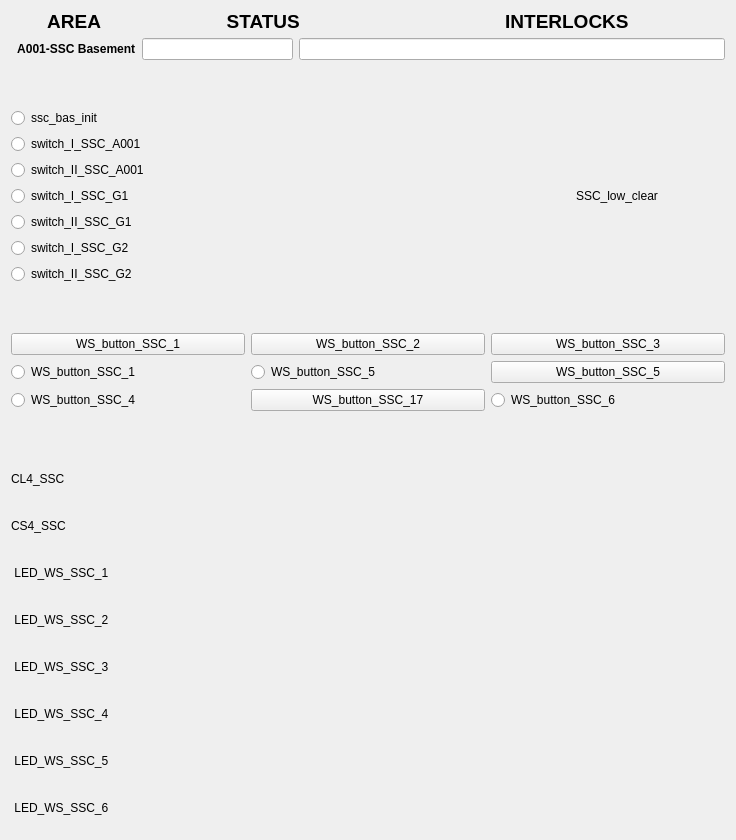
<?xml version="1.0" encoding="UTF-8"?>
<ui version="4.0">
 <class>Form</class>
 <widget class="QWidget" name="Form">
  <property name="geometry">
   <rect>
    <x>0</x>
    <y>0</y>
    <width>736</width>
    <height>840</height>
   </rect>
  </property>
  <property name="windowTitle">
   <string>Form</string>
  </property>
  <layout class="QVBoxLayout" name="verticalLayout_3">
   <item>
    <layout class="QVBoxLayout" name="verticalLayout">
     <item>
      <widget class="QLabel" name="label_4">
       <property name="maximumSize">
        <size>
         <width>16777215</width>
         <height>21</height>
        </size>
       </property>
       <property name="font">
        <font>
         <pointsize>14</pointsize>
         <weight>75</weight>
         <bold>true</bold>
        </font>
       </property>
       <property name="text">
        <string>       AREA                        STATUS                                       INTERLOCKS </string>
       </property>
      </widget>
     </item>
     <item>
      <layout class="QFormLayout" name="formLayout_2">
       <property name="fieldGrowthPolicy">
        <enum>QFormLayout::AllNonFixedFieldsGrow</enum>
       </property>
       <item row="0" column="0">
        <widget class="QLabel" name="label">
         <property name="font">
          <font>
           <weight>75</weight>
           <bold>true</bold>
          </font>
         </property>
         <property name="text">
          <string>  A001-SSC Basement</string>
         </property>
        </widget>
       </item>
       <item row="0" column="1">
        <layout class="QHBoxLayout" name="horizontalLayout_3">
         <item>
          <widget class="QELineEdit" name="qelineedit_6">
           <property name="maximumSize">
            <size>
             <width>151</width>
             <height>16777215</height>
            </size>
           </property>
           <property name="alignment">
            <set>Qt::AlignCenter</set>
           </property>
           <property name="variable" stdset="0">
            <string>VCS:SSCL-CLR-STATS</string>
           </property>
          </widget>
         </item>
         <item>
          <widget class="QELineEdit" name="qelineedit_7">
           <property name="alignment">
            <set>Qt::AlignCenter</set>
           </property>
           <property name="variable" stdset="0">
            <string>VCS:SSCL-INTLCK-STATS</string>
           </property>
          </widget>
         </item>
        </layout>
       </item>
      </layout>
     </item>
    </layout>
   </item>
   <item>
    <spacer name="verticalSpacer_3">
     <property name="orientation">
      <enum>Qt::Vertical</enum>
     </property>
     <property name="sizeHint" stdset="0">
      <size>
       <width>20</width>
       <height>40</height>
      </size>
     </property>
    </spacer>
   </item>
   <item>
    <layout class="QHBoxLayout" name="horizontalLayout_9">
     <item>
      <layout class="QVBoxLayout" name="verticalLayout_2">
       <item>
        <widget class="QERadioButton" name="qeradiobutton_9">
         <property name="text">
          <string>ssc_bas_init</string>
         </property>
         <property name="autoExclusive">
          <bool>false</bool>
         </property>
         <property name="variable" stdset="0">
          <string>VCS:SSCL-INIT</string>
         </property>
         <property name="format" stdset="0">
          <enum>QERadioButton::LocalEnumeration</enum>
         </property>
         <property name="pressText">
          <string>0</string>
         </property>
         <property name="releaseText">
          <string>1</string>
         </property>
        </widget>
       </item>
       <item>
        <widget class="QERadioButton" name="qeradiobutton">
         <property name="text">
          <string>switch_I_SSC_A001</string>
         </property>
         <property name="autoExclusive">
          <bool>false</bool>
         </property>
         <property name="variable" stdset="0">
          <string>VCS:SW-I-SSC-A001</string>
         </property>
         <property name="format" stdset="0">
          <enum>QERadioButton::LocalEnumeration</enum>
         </property>
         <property name="pressText">
          <string>0</string>
         </property>
         <property name="releaseText">
          <string>1</string>
         </property>
        </widget>
       </item>
       <item>
        <widget class="QERadioButton" name="qeradiobutton_3">
         <property name="text">
          <string>switch_II_SSC_A001</string>
         </property>
         <property name="autoExclusive">
          <bool>false</bool>
         </property>
         <property name="variable" stdset="0">
          <string>VCS:SW-II-SSC-A001</string>
         </property>
         <property name="format" stdset="0">
          <enum>QERadioButton::Integer</enum>
         </property>
         <property name="pressText">
          <string>0</string>
         </property>
         <property name="releaseText">
          <string>1</string>
         </property>
        </widget>
       </item>
       <item>
        <widget class="QERadioButton" name="qeradiobutton_2">
         <property name="text">
          <string>switch_I_SSC_G1</string>
         </property>
         <property name="autoExclusive">
          <bool>false</bool>
         </property>
         <property name="variable" stdset="0">
          <string>VCS:SW-I-SSC-G1</string>
         </property>
         <property name="format" stdset="0">
          <enum>QERadioButton::Integer</enum>
         </property>
         <property name="pressText">
          <string>0</string>
         </property>
         <property name="releaseText">
          <string>1</string>
         </property>
        </widget>
       </item>
       <item>
        <widget class="QERadioButton" name="qeradiobutton_4">
         <property name="text">
          <string>switch_II_SSC_G1</string>
         </property>
         <property name="autoExclusive">
          <bool>false</bool>
         </property>
         <property name="variable" stdset="0">
          <string>VCS:SW-II-SSC-G1</string>
         </property>
         <property name="format" stdset="0">
          <enum>QERadioButton::Integer</enum>
         </property>
         <property name="pressText">
          <string>0</string>
         </property>
         <property name="releaseText">
          <string>1</string>
         </property>
        </widget>
       </item>
       <item>
        <widget class="QERadioButton" name="qeradiobutton_5">
         <property name="text">
          <string>switch_I_SSC_G2</string>
         </property>
         <property name="autoExclusive">
          <bool>false</bool>
         </property>
         <property name="variable" stdset="0">
          <string>VCS:SW-I-SSC-G2</string>
         </property>
         <property name="format" stdset="0">
          <enum>QERadioButton::Integer</enum>
         </property>
         <property name="pressText">
          <string>0</string>
         </property>
         <property name="releaseText">
          <string>1</string>
         </property>
        </widget>
       </item>
       <item>
        <widget class="QERadioButton" name="qeradiobutton_6">
         <property name="text">
          <string>switch_II_SSC_G2</string>
         </property>
         <property name="autoExclusive">
          <bool>false</bool>
         </property>
         <property name="variable" stdset="0">
          <string>VCS:SW-II-SSC-G2</string>
         </property>
         <property name="format" stdset="0">
          <enum>QERadioButton::Integer</enum>
         </property>
         <property name="pressText">
          <string>0</string>
         </property>
         <property name="releaseText">
          <string>1</string>
         </property>
        </widget>
       </item>
      </layout>
     </item>
     <item>
      <spacer name="horizontalSpacer">
       <property name="orientation">
        <enum>Qt::Horizontal</enum>
       </property>
       <property name="sizeHint" stdset="0">
        <size>
         <width>40</width>
         <height>20</height>
        </size>
       </property>
      </spacer>
     </item>
     <item>
      <layout class="QHBoxLayout" name="horizontalLayout_8">
       <item>
        <widget class="QLabel" name="label_9">
         <property name="maximumSize">
          <size>
           <width>16777215</width>
           <height>20</height>
          </size>
         </property>
         <property name="text">
          <string>SSC_low_clear</string>
         </property>
        </widget>
       </item>
       <item>
        <widget class="QEBitStatus" name="qebitstatus_3">
         <property name="minimumSize">
          <size>
           <width>61</width>
           <height>41</height>
          </size>
         </property>
         <property name="maximumSize">
          <size>
           <width>61</width>
           <height>41</height>
          </size>
         </property>
         <property name="numberOfBits">
          <number>1</number>
         </property>
         <property name="shape">
          <enum>QBitStatus::Circle</enum>
         </property>
         <property name="offColour">
          <color>
           <red>0</red>
           <green>77</green>
           <blue>0</blue>
          </color>
         </property>
         <property name="variable" stdset="0">
          <string>VCS:SSCL-CLR</string>
         </property>
        </widget>
       </item>
      </layout>
     </item>
    </layout>
   </item>
   <item>
    <spacer name="verticalSpacer">
     <property name="orientation">
      <enum>Qt::Vertical</enum>
     </property>
     <property name="sizeHint" stdset="0">
      <size>
       <width>20</width>
       <height>40</height>
      </size>
     </property>
    </spacer>
   </item>
   <item>
    <layout class="QGridLayout" name="gridLayout_2">
     <item row="3" column="1">
      <widget class="QEPushButton" name="qepushbutton_12">
       <property name="text">
        <string>WS_button_SSC_17</string>
       </property>
       <property name="variable" stdset="0">
        <string>VCS:WS-BUT-SSC-17</string>
       </property>
       <property name="writeOnPress">
        <bool>true</bool>
       </property>
       <property name="writeOnRelease">
        <bool>true</bool>
       </property>
       <property name="writeOnClick">
        <bool>false</bool>
       </property>
       <property name="pressText">
        <string>0</string>
       </property>
       <property name="releaseText">
        <string>1</string>
       </property>
      </widget>
     </item>
     <item row="2" column="1">
      <widget class="QERadioButton" name="qeradiobutton_10">
       <property name="text">
        <string>WS_button_SSC_5</string>
       </property>
       <property name="autoExclusive">
        <bool>false</bool>
       </property>
       <property name="variable" stdset="0">
        <string>VCS:WS-BUT-SSC-5</string>
       </property>
       <property name="format" stdset="0">
        <enum>QERadioButton::LocalEnumeration</enum>
       </property>
       <property name="pressText">
        <string>0</string>
       </property>
       <property name="releaseText">
        <string>1</string>
       </property>
      </widget>
     </item>
     <item row="0" column="0">
      <widget class="QEPushButton" name="qepushbutton_13">
       <property name="text">
        <string>WS_button_SSC_1</string>
       </property>
       <property name="variable" stdset="0">
        <string>VCS:WS-BUT-SSC-1</string>
       </property>
       <property name="writeOnPress">
        <bool>true</bool>
       </property>
       <property name="writeOnRelease">
        <bool>true</bool>
       </property>
       <property name="writeOnClick">
        <bool>false</bool>
       </property>
       <property name="pressText">
        <string>0</string>
       </property>
       <property name="releaseText">
        <string>1</string>
       </property>
      </widget>
     </item>
     <item row="0" column="1">
      <widget class="QEPushButton" name="qepushbutton_14">
       <property name="text">
        <string>WS_button_SSC_2</string>
       </property>
       <property name="variable" stdset="0">
        <string>VCS:WS-BUT-SSC-2</string>
       </property>
       <property name="writeOnPress">
        <bool>true</bool>
       </property>
       <property name="writeOnRelease">
        <bool>true</bool>
       </property>
       <property name="writeOnClick">
        <bool>false</bool>
       </property>
       <property name="pressText">
        <string>0</string>
       </property>
       <property name="releaseText">
        <string>1</string>
       </property>
      </widget>
     </item>
     <item row="0" column="2">
      <widget class="QEPushButton" name="qepushbutton_15">
       <property name="text">
        <string>WS_button_SSC_3</string>
       </property>
       <property name="variable" stdset="0">
        <string>VCS:WS-BUT-SSC-3</string>
       </property>
       <property name="writeOnPress">
        <bool>true</bool>
       </property>
       <property name="writeOnRelease">
        <bool>true</bool>
       </property>
       <property name="writeOnClick">
        <bool>false</bool>
       </property>
       <property name="pressText">
        <string>0</string>
       </property>
       <property name="releaseText">
        <string>1</string>
       </property>
      </widget>
     </item>
     <item row="3" column="0">
      <widget class="QERadioButton" name="qeradiobutton_8">
       <property name="text">
        <string>WS_button_SSC_4</string>
       </property>
       <property name="autoExclusive">
        <bool>false</bool>
       </property>
       <property name="variable" stdset="0">
        <string>VCS:WS-BUT-SSC-4</string>
       </property>
       <property name="format" stdset="0">
        <enum>QERadioButton::LocalEnumeration</enum>
       </property>
       <property name="pressText">
        <string>0</string>
       </property>
       <property name="releaseText">
        <string>1</string>
       </property>
      </widget>
     </item>
     <item row="2" column="0">
      <widget class="QERadioButton" name="qeradiobutton_11">
       <property name="text">
        <string>WS_button_SSC_1</string>
       </property>
       <property name="autoExclusive">
        <bool>false</bool>
       </property>
       <property name="variable" stdset="0">
        <string>VCS:WS-BUT-SSC-1</string>
       </property>
       <property name="format" stdset="0">
        <enum>QERadioButton::LocalEnumeration</enum>
       </property>
       <property name="pressText">
        <string>0</string>
       </property>
       <property name="releaseText">
        <string>1</string>
       </property>
      </widget>
     </item>
     <item row="3" column="2">
      <widget class="QERadioButton" name="qeradiobutton_13">
       <property name="text">
        <string>WS_button_SSC_6</string>
       </property>
       <property name="autoExclusive">
        <bool>false</bool>
       </property>
       <property name="variable" stdset="0">
        <string>VCS:WS-BUT-SSC-6</string>
       </property>
       <property name="format" stdset="0">
        <enum>QERadioButton::LocalEnumeration</enum>
       </property>
       <property name="pressText">
        <string>0</string>
       </property>
       <property name="releaseText">
        <string>1</string>
       </property>
      </widget>
     </item>
     <item row="2" column="2">
      <widget class="QEPushButton" name="qepushbutton_16">
       <property name="text">
        <string>WS_button_SSC_5</string>
       </property>
       <property name="variable" stdset="0">
        <string>VCS:WS-BUT-SSC-5</string>
       </property>
       <property name="writeOnPress">
        <bool>true</bool>
       </property>
       <property name="writeOnRelease">
        <bool>true</bool>
       </property>
       <property name="writeOnClick">
        <bool>false</bool>
       </property>
       <property name="pressText">
        <string>0</string>
       </property>
       <property name="releaseText">
        <string>1</string>
       </property>
      </widget>
     </item>
    </layout>
   </item>
   <item>
    <spacer name="verticalSpacer_2">
     <property name="orientation">
      <enum>Qt::Vertical</enum>
     </property>
     <property name="sizeHint" stdset="0">
      <size>
       <width>20</width>
       <height>40</height>
      </size>
     </property>
    </spacer>
   </item>
   <item>
    <layout class="QHBoxLayout" name="horizontalLayout_4">
     <item>
      <widget class="QLabel" name="label_5">
       <property name="maximumSize">
        <size>
         <width>16777215</width>
         <height>20</height>
        </size>
       </property>
       <property name="text">
        <string>CL4_SSC</string>
       </property>
      </widget>
     </item>
     <item>
      <widget class="QEBitStatus" name="qebitstatus">
       <property name="minimumSize">
        <size>
         <width>61</width>
         <height>41</height>
        </size>
       </property>
       <property name="maximumSize">
        <size>
         <width>61</width>
         <height>41</height>
        </size>
       </property>
       <property name="numberOfBits">
        <number>1</number>
       </property>
       <property name="shape">
        <enum>QBitStatus::Circle</enum>
       </property>
       <property name="offColour">
        <color>
         <red>0</red>
         <green>66</green>
         <blue>0</blue>
        </color>
       </property>
       <property name="variable" stdset="0">
        <string>VCS:CL4-SSC</string>
       </property>
       <property name="displayAlarmStateOption" stdset="0">
        <enum>QEBitStatus::Never</enum>
       </property>
      </widget>
     </item>
    </layout>
   </item>
   <item>
    <layout class="QHBoxLayout" name="horizontalLayout_5">
     <item>
      <widget class="QLabel" name="label_6">
       <property name="maximumSize">
        <size>
         <width>16777215</width>
         <height>20</height>
        </size>
       </property>
       <property name="text">
        <string>CS4_SSC</string>
       </property>
      </widget>
     </item>
     <item>
      <widget class="QEBitStatus" name="qebitstatus_2">
       <property name="minimumSize">
        <size>
         <width>61</width>
         <height>41</height>
        </size>
       </property>
       <property name="maximumSize">
        <size>
         <width>61</width>
         <height>41</height>
        </size>
       </property>
       <property name="numberOfBits">
        <number>1</number>
       </property>
       <property name="shape">
        <enum>QBitStatus::Circle</enum>
       </property>
       <property name="offColour">
        <color>
         <red>0</red>
         <green>71</green>
         <blue>0</blue>
        </color>
       </property>
       <property name="variable" stdset="0">
        <string>VCS:CS4-SSC</string>
       </property>
      </widget>
     </item>
    </layout>
   </item>
   <item>
    <layout class="QHBoxLayout" name="horizontalLayout_6">
     <item>
      <widget class="QLabel" name="label_7">
       <property name="maximumSize">
        <size>
         <width>16777215</width>
         <height>20</height>
        </size>
       </property>
       <property name="text">
        <string> LED_WS_SSC_1</string>
       </property>
      </widget>
     </item>
     <item>
      <widget class="QEBitStatus" name="qebitstatus_4">
       <property name="minimumSize">
        <size>
         <width>61</width>
         <height>41</height>
        </size>
       </property>
       <property name="maximumSize">
        <size>
         <width>61</width>
         <height>41</height>
        </size>
       </property>
       <property name="numberOfBits">
        <number>1</number>
       </property>
       <property name="shape">
        <enum>QBitStatus::Circle</enum>
       </property>
       <property name="offColour">
        <color>
         <red>0</red>
         <green>70</green>
         <blue>0</blue>
        </color>
       </property>
       <property name="variable" stdset="0">
        <string>VCS:LED-WS-SSC-1</string>
       </property>
       <property name="variableSubstitutions" stdset="0">
        <string/>
       </property>
      </widget>
     </item>
    </layout>
   </item>
   <item>
    <layout class="QHBoxLayout" name="horizontalLayout_12">
     <item>
      <widget class="QLabel" name="label_11">
       <property name="maximumSize">
        <size>
         <width>16777215</width>
         <height>20</height>
        </size>
       </property>
       <property name="text">
        <string> LED_WS_SSC_2</string>
       </property>
      </widget>
     </item>
     <item>
      <widget class="QEBitStatus" name="qebitstatus_7">
       <property name="minimumSize">
        <size>
         <width>61</width>
         <height>41</height>
        </size>
       </property>
       <property name="maximumSize">
        <size>
         <width>61</width>
         <height>41</height>
        </size>
       </property>
       <property name="numberOfBits">
        <number>1</number>
       </property>
       <property name="shape">
        <enum>QBitStatus::Circle</enum>
       </property>
       <property name="offColour">
        <color>
         <red>0</red>
         <green>76</green>
         <blue>0</blue>
        </color>
       </property>
       <property name="variable" stdset="0">
        <string>VCS:LED-WS-SSC-2</string>
       </property>
      </widget>
     </item>
    </layout>
   </item>
   <item>
    <layout class="QHBoxLayout" name="horizontalLayout_11">
     <item>
      <widget class="QLabel" name="label_10">
       <property name="maximumSize">
        <size>
         <width>16777215</width>
         <height>20</height>
        </size>
       </property>
       <property name="text">
        <string> LED_WS_SSC_3</string>
       </property>
      </widget>
     </item>
     <item>
      <widget class="QEBitStatus" name="qebitstatus_6">
       <property name="minimumSize">
        <size>
         <width>61</width>
         <height>41</height>
        </size>
       </property>
       <property name="maximumSize">
        <size>
         <width>61</width>
         <height>41</height>
        </size>
       </property>
       <property name="numberOfBits">
        <number>1</number>
       </property>
       <property name="shape">
        <enum>QBitStatus::Circle</enum>
       </property>
       <property name="offColour">
        <color>
         <red>0</red>
         <green>76</green>
         <blue>0</blue>
        </color>
       </property>
       <property name="variable" stdset="0">
        <string>VCS:LED-WS-SSC-3</string>
       </property>
      </widget>
     </item>
    </layout>
   </item>
   <item>
    <layout class="QHBoxLayout" name="horizontalLayout_7">
     <item>
      <widget class="QLabel" name="label_8">
       <property name="maximumSize">
        <size>
         <width>16777215</width>
         <height>20</height>
        </size>
       </property>
       <property name="text">
        <string> LED_WS_SSC_4</string>
       </property>
      </widget>
     </item>
     <item>
      <widget class="QEBitStatus" name="qebitstatus_5">
       <property name="minimumSize">
        <size>
         <width>61</width>
         <height>41</height>
        </size>
       </property>
       <property name="maximumSize">
        <size>
         <width>61</width>
         <height>41</height>
        </size>
       </property>
       <property name="numberOfBits">
        <number>1</number>
       </property>
       <property name="shape">
        <enum>QBitStatus::Circle</enum>
       </property>
       <property name="offColour">
        <color>
         <red>0</red>
         <green>76</green>
         <blue>0</blue>
        </color>
       </property>
       <property name="variable" stdset="0">
        <string>VCS:LED-WS-SSC-4</string>
       </property>
      </widget>
     </item>
    </layout>
   </item>
   <item>
    <layout class="QHBoxLayout" name="horizontalLayout_13">
     <item>
      <widget class="QLabel" name="label_12">
       <property name="maximumSize">
        <size>
         <width>16777215</width>
         <height>20</height>
        </size>
       </property>
       <property name="text">
        <string> LED_WS_SSC_5</string>
       </property>
      </widget>
     </item>
     <item>
      <widget class="QEBitStatus" name="qebitstatus_8">
       <property name="minimumSize">
        <size>
         <width>61</width>
         <height>41</height>
        </size>
       </property>
       <property name="maximumSize">
        <size>
         <width>61</width>
         <height>41</height>
        </size>
       </property>
       <property name="numberOfBits">
        <number>1</number>
       </property>
       <property name="shape">
        <enum>QBitStatus::Circle</enum>
       </property>
       <property name="offColour">
        <color>
         <red>0</red>
         <green>76</green>
         <blue>0</blue>
        </color>
       </property>
       <property name="variable" stdset="0">
        <string>VCS:LED-WS-SSC-5</string>
       </property>
      </widget>
     </item>
    </layout>
   </item>
   <item>
    <layout class="QHBoxLayout" name="horizontalLayout_14">
     <item>
      <widget class="QLabel" name="label_13">
       <property name="maximumSize">
        <size>
         <width>16777215</width>
         <height>20</height>
        </size>
       </property>
       <property name="text">
        <string> LED_WS_SSC_6</string>
       </property>
      </widget>
     </item>
     <item>
      <widget class="QEBitStatus" name="qebitstatus_9">
       <property name="minimumSize">
        <size>
         <width>61</width>
         <height>41</height>
        </size>
       </property>
       <property name="maximumSize">
        <size>
         <width>61</width>
         <height>41</height>
        </size>
       </property>
       <property name="numberOfBits">
        <number>1</number>
       </property>
       <property name="shape">
        <enum>QBitStatus::Circle</enum>
       </property>
       <property name="offColour">
        <color>
         <red>0</red>
         <green>76</green>
         <blue>0</blue>
        </color>
       </property>
       <property name="variable" stdset="0">
        <string>VCS:LED-WS-SSC-6</string>
       </property>
      </widget>
     </item>
    </layout>
   </item>
  </layout>
 </widget>
 <customwidgets>
  <customwidget>
   <class>QEBitStatus</class>
   <extends>QBitStatus</extends>
   <header>QEBitStatus.h</header>
  </customwidget>
  <customwidget>
   <class>QELineEdit</class>
   <extends>QLineEdit</extends>
   <header>QELineEdit.h</header>
  </customwidget>
  <customwidget>
   <class>QEPushButton</class>
   <extends>QPushButton</extends>
   <header>QEPushButton.h</header>
  </customwidget>
  <customwidget>
   <class>QERadioButton</class>
   <extends>QRadioButton</extends>
   <header>QERadioButton.h</header>
  </customwidget>
  <customwidget>
   <class>QBitStatus</class>
   <extends>QWidget</extends>
   <header>QBitStatus.h</header>
  </customwidget>
 </customwidgets>
 <resources/>
 <connections/>
</ui>
